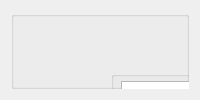
     <widget class="QWidget" name="page_5">
      <layout class="QVBoxLayout" name="verticalLayout_24">
       <item>
        <widget class="QGroupBox" name="groupBox_3">
         <property name="maximumSize">
          <size>
           <width>701</width>
           <height>611</height>
          </size>
         </property>
         <property name="title">
          <string/>
         </property>
         <widget class="QLabel" name="label_29">
          <property name="geometry">
           <rect>
            <x>160</x>
            <y>0</y>
            <width>340</width>
            <height>61</height>
           </rect>
          </property>
          <property name="minimumSize">
           <size>
            <width>340</width>
            <height>20</height>
           </size>
          </property>
          <property name="maximumSize">
           <size>
            <width>340</width>
            <height>61</height>
           </size>
          </property>
          <property name="font">
           <font>
            <pointsize>14</pointsize>
            <weight>75</weight>
            <bold>true</bold>
           </font>
          </property>
          <property name="text">
           <string>DAFTAR USER</string>
          </property>
          <property name="alignment">
           <set>Qt::AlignCenter</set>
          </property>
         </widget>
         <widget class="QGroupBox" name="groupBox_4">
          <property name="geometry">
           <rect>
            <x>100</x>
            <y>60</y>
            <width>471</width>
            <height>561</height>
           </rect>
          </property>
          <property name="title">
           <string/>
          </property>
          <widget class="QTableWidget" name="tableWidget_daftarUser">
           <property name="geometry">
            <rect>
             <x>10</x>
             <y>10</y>
             <width>451</width>
             <height>301</height>
            </rect>
           </property>
          </widget>
          <widget class="QGroupBox" name="groupBox_5">
           <property name="geometry">
            <rect>
             <x>30</x>
             <y>320</y>
             <width>401</width>
             <height>200</height>
            </rect>
           </property>
           <property name="minimumSize">
            <size>
             <width>401</width>
             <height>200</height>
            </size>
           </property>
           <property name="maximumSize">
            <size>
             <width>401</width>
             <height>161</height>
            </size>
           </property>
           <property name="title">
            <string/>
           </property>
           <layout class="QVBoxLayout" name="verticalLayout_15">
            <item>
             <layout class="QFormLayout" name="formLayout">
              <item row="0" column="0">
               <widget class="QLabel" name="label_Nama_user">
                <property name="minimumSize">
                 <size>
                  <width>80</width>
                  <height>23</height>
                 </size>
                </property>
                <property name="font">
                 <font>
                  <pointsize>10</pointsize>
                  <weight>75</weight>
                  <bold>true</bold>
                 </font>
                </property>
                <property name="text">
                 <string>Nama :</string>
                </property>
                <property name="alignment">
                 <set>Qt::AlignRight|Qt::AlignTrailing|Qt::AlignVCenter</set>
                </property>
               </widget>
              </item>
              <item row="0" column="1">
               <widget class="QLineEdit" name="lineEdit_namaUser">
                <property name="minimumSize">
                 <size>
                  <width>0</width>
                  <height>23</height>
                 </size>
                </property>
                <property name="maximumSize">
                 <size>
                  <width>16777215</width>
                  <height>16777215</height>
                 </size>
                </property>
               </widget>
              </item>
              <item row="1" column="0">
               <widget class="QLabel" name="label_userName">
                <property name="minimumSize">
                 <size>
                  <width>80</width>
                  <height>23</height>
                 </size>
                </property>
                <property name="font">
                 <font>
                  <pointsize>10</pointsize>
                  <weight>75</weight>
                  <bold>true</bold>
                 </font>
                </property>
                <property name="text">
                 <string>usr Name :</string>
                </property>
                <property name="alignment">
                 <set>Qt::AlignRight|Qt::AlignTrailing|Qt::AlignVCenter</set>
                </property>
               </widget>
              </item>
              <item row="1" column="1">
               <widget class="QLineEdit" name="lineEdit_userName">
                <property name="minimumSize">
                 <size>
                  <width>0</width>
                  <height>23</height>
                 </size>
                </property>
                <property name="maximumSize">
                 <size>
                  <width>16777215</width>
                  <height>16777215</height>
                 </size>
                </property>
               </widget>
              </item>
              <item row="2" column="0">
               <widget class="QLabel" name="label_Pass">
                <property name="minimumSize">
                 <size>
                  <width>80</width>
                  <height>23</height>
                 </size>
                </property>
                <property name="font">
                 <font>
                  <pointsize>10</pointsize>
                  <weight>75</weight>
                  <bold>true</bold>
                 </font>
                </property>
                <property name="text">
                 <string>Pass :</string>
                </property>
                <property name="alignment">
                 <set>Qt::AlignRight|Qt::AlignTrailing|Qt::AlignVCenter</set>
                </property>
               </widget>
              </item>
              <item row="2" column="1">
               <widget class="QLineEdit" name="lineEdit_password">
                <property name="minimumSize">
                 <size>
                  <width>0</width>
                  <height>23</height>
                 </size>
                </property>
                <property name="echoMode">
                 <enum>QLineEdit::Password</enum>
                </property>
               </widget>
              </item>
              <item row="3" column="0">
               <widget class="QLabel" name="label_Pass_2">
                <property name="minimumSize">
                 <size>
                  <width>80</width>
                  <height>23</height>
                 </size>
                </property>
                <property name="font">
                 <font>
                  <pointsize>10</pointsize>
                  <weight>75</weight>
                  <bold>true</bold>
                 </font>
                </property>
                <property name="text">
                 <string>v Pass  :</string>
                </property>
                <property name="alignment">
                 <set>Qt::AlignRight|Qt::AlignTrailing|Qt::AlignVCenter</set>
                </property>
               </widget>
              </item>
              <item row="3" column="1">
               <widget class="QLineEdit" name="lineEdit_password_2">
                <property name="minimumSize">
                 <size>
                  <width>0</width>
                  <height>23</height>
                 </size>
                </property>
                <property name="echoMode">
                 <enum>QLineEdit::Password</enum>
                </property>
               </widget>
              </item>
              <item row="4" column="0">
               <widget class="QLabel" name="label_Pass_lvl">
                <property name="minimumSize">
                 <size>
                  <width>80</width>
                  <height>23</height>
                 </size>
                </property>
                <property name="font">
                 <font>
                  <pointsize>10</pointsize>
                  <weight>75</weight>
                  <bold>true</bold>
                 </font>
                </property>
                <property name="text">
                 <string>Level :</string>
                </property>
                <property name="alignment">
                 <set>Qt::AlignRight|Qt::AlignTrailing|Qt::AlignVCenter</set>
                </property>
               </widget>
              </item>
              <item row="4" column="1">
               <widget class="QComboBox" name="comboBox_level_user">
                <property name="minimumSize">
                 <size>
                  <width>0</width>
                  <height>23</height>
                 </size>
                </property>
               </widget>
              </item>
             </layout>
            </item>
            <item>
             <layout class="QHBoxLayout" name="horizontalLayout_13">
              <item>
               <widget class="QPushButton" name="pushButton_buat_usr">
                <property name="toolTip">
                 <string>&lt;html&gt;&lt;head/&gt;&lt;body&gt;&lt;p&gt;tekan Bersihkan lebih dahulu...&lt;/p&gt;&lt;/body&gt;&lt;/html&gt;</string>
                </property>
                <property name="text">
                 <string>Buat</string>
                </property>
               </widget>
              </item>
              <item>
               <widget class="QPushButton" name="pushButton_update_usr">
                <property name="text">
                 <string>perbaharui</string>
                </property>
               </widget>
              </item>
              <item>
               <widget class="QPushButton" name="pushButton_hapus_usr">
                <property name="text">
                 <string>Hapus</string>
                </property>
               </widget>
              </item>
              <item>
               <widget class="QPushButton" name="pushButton_bersihkan_usr">
                <property name="text">
                 <string>Bersihkan</string>
                </property>
               </widget>
              </item>
             </layout>
            </item>
           </layout>
          </widget>
          <widget class="QLineEdit" name="lineEdit_id_usr">
           <property name="geometry">
            <rect>
             <x>440</x>
             <y>330</y>
             <width>21</width>
             <height>23</height>
            </rect>
           </property>
           <property name="minimumSize">
            <size>
             <width>0</width>
             <height>23</height>
            </size>
           </property>
           <property name="maximumSize">
            <size>
             <width>16777215</width>
             <height>16777215</height>
            </size>
           </property>
          </widget>
         </widget>
        </widget>
       </item>
      </layout>
     </widget>
